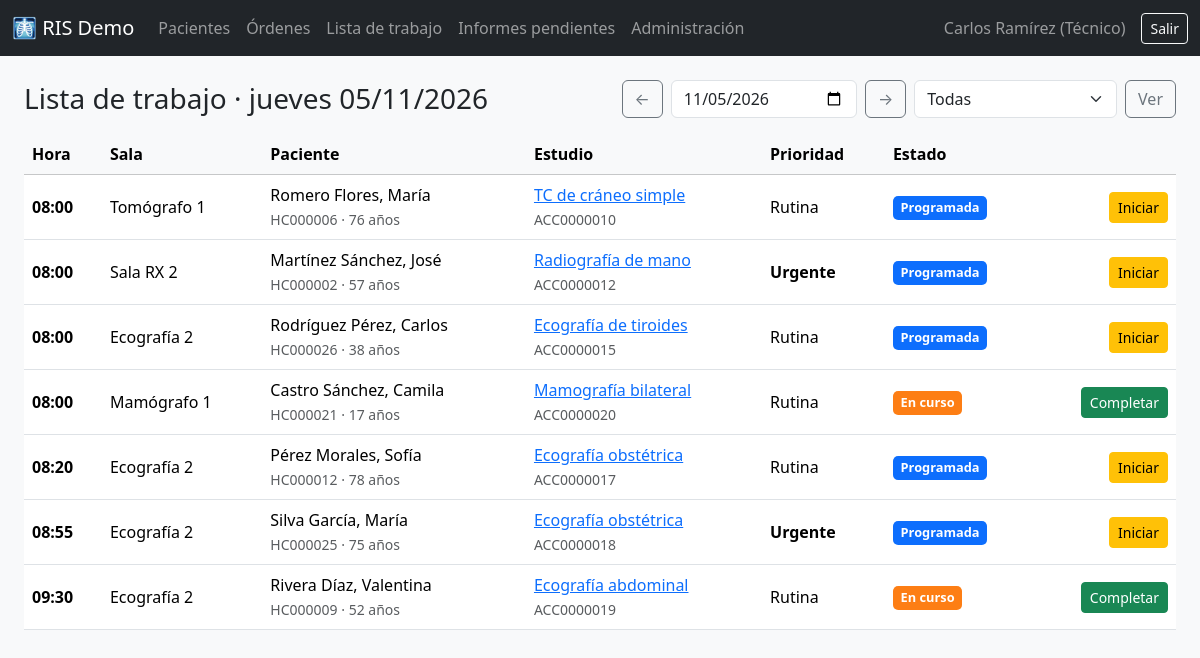
/worklist/ (signed in), run on the app's committed database.
### ris/models.py (models this page shows, shortened)
class Orden(models.Model):
    class Prioridad(models.TextChoices):
        RUTINA = "RUTINA", "Rutina"
        URGENTE = "URGENTE", "Urgente"
        STAT = "STAT", "Inmediata (STAT)"
    class Estado(models.TextChoices):
        SOLICITADA = "SOLICITADA", "Solicitada"
        PROGRAMADA = "PROGRAMADA", "Programada"
        EN_CURSO = "EN_CURSO", "En curso"
        REALIZADA = "REALIZADA", "Realizada (pendiente de informe)"
        INFORMADA = "INFORMADA", "Informada"
        CANCELADA = "CANCELADA", "Cancelada"
    numero_acceso = models.CharField(
        "N.º de acceso", max_length=20, unique=True, null=True, blank=True, editable=False
    )
    paciente = models.ForeignKey(Paciente, on_delete=models.PROTECT, related_name="ordenes")
    procedimiento = models.ForeignKey(Procedimiento, on_delete=models.PROTECT, related_name="ordenes")
    medico_solicitante = models.CharField("Médico solicitante", max_length=150)
    indicacion_clinica = models.TextField("Indicación clínica")
    prioridad = models.CharField(max_length=10, choices=Prioridad.choices, default=Prioridad.RUTINA)
    estado = models.CharField(max_length=12, choices=Estado.choices, default=Estado.SOLICITADA)
    sala = models.ForeignKey(Sala, on_delete=models.SET_NULL, null=True, blank=True, related_name="ordenes")
    fecha_programada = models.DateTimeField("Fecha y hora programada", null=True, blank=True)
    fecha_inicio = models.DateTimeField(null=True, blank=True)
    fecha_realizacion = models.DateTimeField("Fecha de realización", null=True, blank=True)
    tecnico = models.ForeignKey(
        settings.AUTH_USER_MODEL,
        on_delete=models.SET_NULL,
        null=True,
        blank=True,
        related_name="estudios_realizados",
        verbose_name="Técnico",
    )
    creado = models.DateTimeField("Fecha de solicitud", auto_now_add=True)
    class Meta:
        ordering = ["-creado"]
        verbose_name_plural = "órdenes"

class Sala(models.Model):
    nombre = models.CharField(max_length=100, unique=True)
    modalidad = models.CharField(max_length=2, choices=Modalidad.choices)
    activa = models.BooleanField(default=True)
    class Meta:
        ordering = ["modalidad", "nombre"]
        verbose_name_plural = "salas"

class Paciente(models.Model):
    class Sexo(models.TextChoices):
        FEMENINO = "F", "Femenino"
        MASCULINO = "M", "Masculino"
        OTRO = "O", "Otro"
    historia_clinica = models.CharField(
        "N.º historia clínica", max_length=20, unique=True, null=True, blank=True, editable=False
    )
    documento = models.CharField("Documento de identidad", max_length=20, unique=True)
    nombres = models.CharField(max_length=100)
    apellidos = models.CharField(max_length=100)
    fecha_nacimiento = models.DateField("Fecha de nacimiento")
    sexo = models.CharField(max_length=1, choices=Sexo.choices)
    telefono = models.CharField("Teléfono", max_length=30, blank=True)
    email = models.EmailField(blank=True)
    creado = models.DateTimeField(auto_now_add=True)
    class Meta:
        ordering = ["apellidos", "nombres"]
    @property
    def edad(self):
        hoy = date.today()
        fn = self.fecha_nacimiento
        return hoy.year - fn.year - ((hoy.month, hoy.day) < (fn.month, fn.day))

class Procedimiento(models.Model):
    codigo = models.CharField("Código", max_length=20, unique=True)
    nombre = models.CharField(max_length=200)
    modalidad = models.CharField(max_length=2, choices=Modalidad.choices)
    duracion_minutos = models.PositiveIntegerField("Duración (min)", default=15)
    class Meta:
        ordering = ["modalidad", "nombre"]

### ris/views.py (the view)
# urls.py: path("worklist/", views.worklist, name="worklist"),
@login_required
def worklist(request):
    try:
        fecha = date.fromisoformat(request.GET.get("fecha", ""))
    except ValueError:
        fecha = timezone.localdate()
    modalidad = request.GET.get("modalidad", "")
    ordenes = (
        Orden.objects.filter(
            fecha_programada__date=fecha,
            estado__in=[Orden.Estado.PROGRAMADA, Orden.Estado.EN_CURSO, Orden.Estado.REALIZADA],
        )
        .select_related(*RELACIONES_ORDEN)
        .order_by("fecha_programada")
    )
    if modalidad:
        ordenes = ordenes.filter(procedimiento__modalidad=modalidad)
    return render(
        request,
        "ris/worklist.html",
        {
            "ordenes": ordenes,
            "fecha": fecha,
            "anterior": fecha - timedelta(days=1),
            "siguiente": fecha + timedelta(days=1),
            "modalidad": modalidad,
            "modalidades": Modalidad.choices,
        },
    )

### ris/templates/ris/worklist.html (shortened to what this page needs)
{% extends "ris/base.html" %}
{% block contenido %}
<div class="d-flex flex-wrap justify-content-between align-items-center gap-2 mb-3">
  <h1 class="h3 mb-0">Lista de trabajo · {{ fecha|date:"l d/m/Y" }}</h1>
  <form class="d-flex gap-2" method="get">
    <a class="btn btn-outline-secondary" href="?fecha={{ anterior|date:'Y-m-d' }}&modalidad={{ modalidad }}">←</a>
    <input class="form-control" type="date" name="fecha" value="{{ fecha|date:'Y-m-d' }}">
    <a class="btn btn-outline-secondary" href="?fecha={{ siguiente|date:'Y-m-d' }}&modalidad={{ modalidad }}">→</a>
    <select class="form-select" name="modalidad">
      <option value="">Todas</option>
    </select>
    <button class="btn btn-outline-secondary">Ver</button>
  </form>
</div>
<table class="table table-hover align-middle bg-white">
  <thead class="table-light">
    <tr><th>Hora</th><th>Sala</th><th>Paciente</th><th>Estudio</th><th>Prioridad</th><th>Estado</th><th></th></tr>
  </thead>
  <tbody>
  {% for o in ordenes %}
    <tr>
      <td class="fw-bold">{{ o.fecha_programada|time:"H:i" }}</td>
      <td>{{ o.sala.nombre }}</td>
      <td>{{ o.paciente.apellidos }}, {{ o.paciente.nombres }}<br><small class="text-muted">{{ o.paciente.historia_clinica }} · {{ o.paciente.edad }} años</small></td>
      <td><a href="{% url 'ris:orden_detalle' o.pk %}">{{ o.procedimiento.nombre }}</a><br><small class="text-muted">{{ o.numero_acceso }}</small></td>
      <td class="prio-{{ o.prioridad }}">{{ o.get_prioridad_display }}</td>
      <td><span class="estado estado-{{ o.estado }}">{{ o.get_estado_display }}</span></td>
      <td class="text-end">
        {% if o.estado == "PROGRAMADA" %}
          <form method="post" action="{% url 'ris:orden_accion' o.pk 'iniciar' %}">{% csrf_token %}
            <button class="btn btn-sm btn-warning">Iniciar</button>
          </form>
        {% elif o.estado == "EN_CURSO" %}
          <form method="post" action="{% url 'ris:orden_accion' o.pk 'completar' %}">{% csrf_token %}
            <button class="btn btn-sm btn-success">Completar</button>
          </form>
        {% endif %}
      </td>
    </tr>
  {% empty %}
    <tr><td colspan="7" class="text-muted text-center py-3">No hay estudios programados para este día.</td></tr>
  {% endfor %}
  </tbody>
</table>
{% endblock %}

### ris/templates/ris/base.html (shortened to what this page needs)
<!doctype html>
<html lang="es">
<head>
  <link href="https://cdn.jsdelivr.net/npm/bootstrap@5.3.3/dist/css/bootstrap.min.css" rel="stylesheet">
</head>
<body class="bg-light">
<nav class="navbar navbar-expand navbar-dark bg-dark mb-4">
  <div class="container-fluid">
    <a class="navbar-brand" href="{% url 'ris:dashboard' %}">🩻 RIS Demo</a>
    {% if user.is_authenticated %}
      <ul class="navbar-nav me-auto">
        <li class="nav-item"><a class="nav-link" href="{% url 'ris:pacientes' %}">Pacientes</a></li>
        <li class="nav-item"><a class="nav-link" href="{% url 'ris:ordenes' %}">Órdenes</a></li>
        <li class="nav-item"><a class="nav-link" href="{% url 'ris:worklist' %}">Lista de trabajo</a></li>
        <li class="nav-item"><a class="nav-link" href="{% url 'ris:informes' %}">Informes pendientes</a></li>
        <li class="nav-item"><a class="nav-link" href="{% url 'admin:index' %}">Administración</a></li>
      </ul>
      <span class="navbar-text me-3">{{ user.get_full_name|default:user.username }}</span>
      <form method="post" action="{% url 'admin:logout' %}">
        <button class="btn btn-outline-light btn-sm">Salir</button>
      </form>
    {% endif %}
  </div>
</nav>
<main class="container-fluid px-4 pb-5">
  {% block contenido %}{% endblock %}
</main>
</body>
</html>

### ris/templates/ris/base.html (style rules this page uses)
.estado { display:inline-block; padding:.2em .6em; border-radius:.4em; color:#fff; font-size:.8em; font-weight:600; white-space:nowrap; }
.estado-PROGRAMADA { background:#0d6efd; }
.estado-EN_CURSO { background:#fd7e14; }
.prio-URGENTE { color:#fd7e14; font-weight:700; }

### data on the page
Orden: fecha_programada "08:00", sala.nombre "Tomógrafo 1", paciente.apellidos "Romero Flores", paciente.nombres "María", paciente.historia_clinica "HC000006", paciente.edad "76", procedimiento.nombre "TC de cráneo simple", numero_acceso "ACC0000010", prioridad "Rutina", estado "Programada"
Orden: fecha_programada "08:00", sala.nombre "Sala RX 2", paciente.apellidos "Martínez Sánchez", paciente.nombres "José", paciente.historia_clinica "HC000002", paciente.edad "57", procedimiento.nombre "Radiografía de mano", numero_acceso "ACC0000012", prioridad "Urgente", estado "Programada"
Orden: fecha_programada "08:00", sala.nombre "Ecografía 2", paciente.apellidos "Rodríguez Pérez", paciente.nombres "Carlos", paciente.historia_clinica "HC000026", paciente.edad "38", procedimiento.nombre "Ecografía de tiroides", numero_acceso "ACC0000015", prioridad "Rutina", estado "Programada"
Orden: fecha_programada "08:00", sala.nombre "Mamógrafo 1", paciente.apellidos "Castro Sánchez", paciente.nombres "Camila", paciente.historia_clinica "HC000021", paciente.edad "17", procedimiento.nombre "Mamografía bilateral", numero_acceso "ACC0000020", prioridad "Rutina", estado "En curso"
Orden: fecha_programada "08:20", sala.nombre "Ecografía 2", paciente.apellidos "Pérez Morales", paciente.nombres "Sofía", paciente.historia_clinica "HC000012", paciente.edad "78", procedimiento.nombre "Ecografía obstétrica", numero_acceso "ACC0000017", prioridad "Rutina", estado "Programada"
Orden: fecha_programada "08:55", sala.nombre "Ecografía 2", paciente.apellidos "Silva García", paciente.nombres "María", paciente.historia_clinica "HC000025", paciente.edad "75", procedimiento.nombre "Ecografía obstétrica", numero_acceso "ACC0000018", prioridad "Urgente", estado "Programada"
Orden: fecha_programada "09:30", sala.nombre "Ecografía 2", paciente.apellidos "Rivera Díaz", paciente.nombres "Valentina", paciente.historia_clinica "HC000009", paciente.edad "52", procedimiento.nombre "Ecografía abdominal", numero_acceso "ACC0000019", prioridad "Rutina", estado "En curso"

### other printed values
{{ user.get_full_name|default:user.username }} "Carlos Ramírez (Técnico)"
{{ fecha|date:"l d/m/Y" }} "jueves 05/11/2026"
